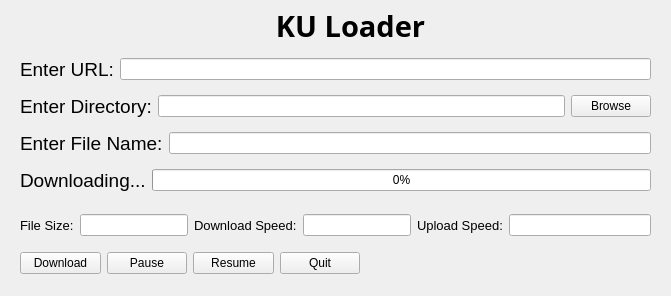
<?xml version="1.0" encoding="UTF-8"?>
<ui version="4.0">
 <class>Widget</class>
 <widget class="QWidget" name="Widget">
  <property name="geometry">
   <rect>
    <x>0</x>
    <y>0</y>
    <width>671</width>
    <height>296</height>
   </rect>
  </property>
  <property name="windowTitle">
   <string>KU Loader</string>
  </property>
  <widget class="QLabel" name="heading">
   <property name="geometry">
    <rect>
     <x>270</x>
     <y>10</y>
     <width>161</width>
     <height>31</height>
    </rect>
   </property>
   <property name="font">
    <font>
     <family>Tlwg Typewriter</family>
     <pointsize>22</pointsize>
     <weight>75</weight>
     <italic>false</italic>
     <bold>true</bold>
    </font>
   </property>
   <property name="text">
    <string>KU Loader</string>
   </property>
   <property name="alignment">
    <set>Qt::AlignCenter</set>
   </property>
  </widget>
  <widget class="QWidget" name="layoutWidget">
   <property name="geometry">
    <rect>
     <x>20</x>
     <y>250</y>
     <width>340</width>
     <height>27</height>
    </rect>
   </property>
   <layout class="QHBoxLayout" name="horizontalLayout_9">
    <item>
     <widget class="QPushButton" name="downloadButton">
      <property name="text">
       <string>Download</string>
      </property>
     </widget>
    </item>
    <item>
     <widget class="QPushButton" name="pauseButton">
      <property name="text">
       <string>Pause</string>
      </property>
     </widget>
    </item>
    <item>
     <widget class="QPushButton" name="resumeButton">
      <property name="text">
       <string>Resume</string>
      </property>
     </widget>
    </item>
    <item>
     <widget class="QPushButton" name="quitButton">
      <property name="text">
       <string>Quit</string>
      </property>
     </widget>
    </item>
   </layout>
  </widget>
  <widget class="QWidget" name="layoutWidget">
   <property name="geometry">
    <rect>
     <x>20</x>
     <y>210</y>
     <width>631</width>
     <height>31</height>
    </rect>
   </property>
   <layout class="QHBoxLayout" name="horizontalLayout_8">
    <item>
     <layout class="QHBoxLayout" name="horizontalLayout_7">
      <item>
       <widget class="QLabel" name="label_5">
        <property name="font">
         <font>
          <pointsize>10</pointsize>
         </font>
        </property>
        <property name="text">
         <string>File Size:</string>
        </property>
       </widget>
      </item>
      <item>
       <widget class="QLineEdit" name="fileSize"/>
      </item>
      <item>
       <layout class="QHBoxLayout" name="horizontalLayout_5">
        <item>
         <widget class="QLabel" name="label_6">
          <property name="font">
           <font>
            <pointsize>10</pointsize>
           </font>
          </property>
          <property name="text">
           <string>Download Speed:</string>
          </property>
         </widget>
        </item>
        <item>
         <widget class="QLineEdit" name="downloadSpeed"/>
        </item>
       </layout>
      </item>
     </layout>
    </item>
    <item>
     <layout class="QHBoxLayout" name="horizontalLayout_6">
      <item>
       <widget class="QLabel" name="label_7">
        <property name="font">
         <font>
          <pointsize>10</pointsize>
         </font>
        </property>
        <property name="text">
         <string>Upload Speed:</string>
        </property>
       </widget>
      </item>
      <item>
       <widget class="QLineEdit" name="uploadSpeed"/>
      </item>
     </layout>
    </item>
   </layout>
  </widget>
  <widget class="QWidget" name="layoutWidget">
   <property name="geometry">
    <rect>
     <x>20</x>
     <y>50</y>
     <width>631</width>
     <height>151</height>
    </rect>
   </property>
   <layout class="QVBoxLayout" name="verticalLayout">
    <item>
     <layout class="QHBoxLayout" name="horizontalLayout">
      <item>
       <widget class="QLabel" name="label">
        <property name="font">
         <font>
          <pointsize>14</pointsize>
         </font>
        </property>
        <property name="text">
         <string>Enter URL:</string>
        </property>
       </widget>
      </item>
      <item>
       <widget class="QLineEdit" name="urlPath"/>
      </item>
     </layout>
    </item>
    <item>
     <layout class="QHBoxLayout" name="horizontalLayout_2">
      <item>
       <widget class="QLabel" name="label_2">
        <property name="font">
         <font>
          <pointsize>14</pointsize>
         </font>
        </property>
        <property name="text">
         <string>Enter Directory:</string>
        </property>
       </widget>
      </item>
      <item>
       <widget class="QLineEdit" name="directoryPath"/>
      </item>
      <item>
       <widget class="QPushButton" name="browseButton">
        <property name="text">
         <string>Browse</string>
        </property>
       </widget>
      </item>
     </layout>
    </item>
    <item>
     <layout class="QHBoxLayout" name="horizontalLayout_3">
      <item>
       <widget class="QLabel" name="label_3">
        <property name="font">
         <font>
          <pointsize>14</pointsize>
         </font>
        </property>
        <property name="text">
         <string>Enter File Name:</string>
        </property>
       </widget>
      </item>
      <item>
       <widget class="QLineEdit" name="fileName"/>
      </item>
     </layout>
    </item>
    <item>
     <layout class="QHBoxLayout" name="horizontalLayout_4">
      <item>
       <widget class="QLabel" name="label_4">
        <property name="font">
         <font>
          <pointsize>14</pointsize>
         </font>
        </property>
        <property name="text">
         <string>Downloading...</string>
        </property>
       </widget>
      </item>
      <item>
       <widget class="QProgressBar" name="progressBar">
        <property name="value">
         <number>0</number>
        </property>
       </widget>
      </item>
     </layout>
    </item>
   </layout>
  </widget>
 </widget>
 <resources/>
 <connections/>
</ui>
